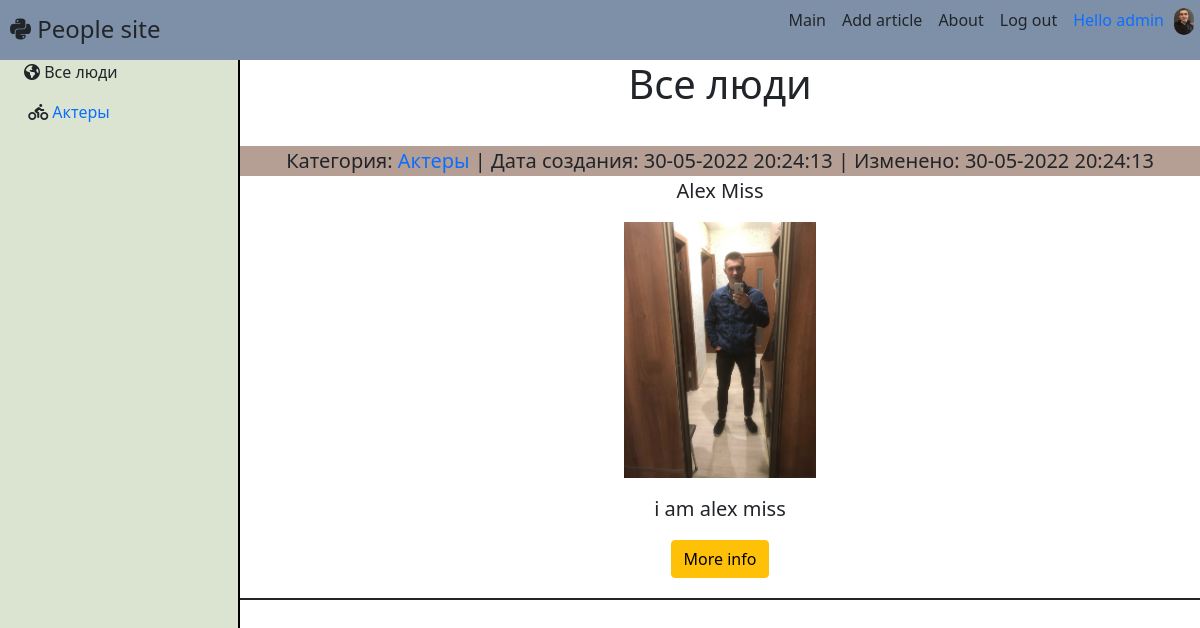
The page / (signed in) on the database its author committed.
### people/models.py (models this page shows, shortened)
class Category(models.Model):
    name = models.CharField(max_length=50, db_index=True, verbose_name='Название')
    slug = models.SlugField(max_length=50, unique=True, db_index=True, verbose_name='URL')
    logo = models.CharField(max_length=255, verbose_name='logo', null=True)
    def get_absolute_url(self):
        return reverse('category', kwargs={'cat_slug': self.slug})
    def get_html_logo(self):
        return mark_safe(f'{self.logo}')
    class Meta:
        verbose_name = 'category'
        verbose_name_plural = 'categories'
        ordering = ['name']

class CustomUser(AbstractUser):
    photo = models.ImageField(upload_to='photos/%Y/%m/%d/', verbose_name='Фото', null=True)
    slug = models.SlugField(max_length=50, unique=True, db_index=True, verbose_name='URL', null=True)
    context = models.TextField(verbose_name='Краткая информация', null=True)
    birthday = models.DateTimeField(verbose_name='Время создания', null=True)
    class Meta:
        verbose_name = 'User'
        verbose_name_plural = 'Users'
    def get_absolute_url(self):
        return reverse('user_detail', kwargs={'user_slug': self.slug})

class People(models.Model):
    title = models.CharField(max_length=50, verbose_name='Имя')
    slug = models.SlugField(max_length=50, unique=True, db_index=True, verbose_name='URL')
    content = models.TextField(blank=True, verbose_name='Контент')
    photo = models.ImageField(upload_to='photos/%Y/%m/%d/', verbose_name='Фото')
    time_create = models.DateTimeField(auto_now_add=True, verbose_name='Время создания')
    time_update = models.DateTimeField(auto_now=True)
    is_published = models.BooleanField(default=True, verbose_name='Опубликовать')
    cat = models.ForeignKey('Category', on_delete=models.PROTECT, verbose_name='Категория')
    class Meta:
        verbose_name = 'People'
        verbose_name_plural = 'Peoples'
        ordering = ['-time_create', 'title']
    def get_absolute_url(self):
        return reverse('people_detail', kwargs={'people_slug': self.slug})

### people/views.py (the view)
# urls.py: path('', HomeListView.as_view(), name='main'),
class HomeListView(DataMixin, ListView):
    model = People
    template_name = 'people/index.html'
    context_object_name = 'posts'
    def get_context_data(self, *, object_list=None, **kwargs):
        context = super().get_context_data(**kwargs)
        c_def = self.get_user_context(title='Все люди')
        context = dict(list(context.items()) + list(c_def.items()))
        return context
    def get_queryset(self):
        return People.objects.filter(is_published=True)

### people/templatetags/people_tags.py (called while the page is built)
@register.inclusion_tag('people/list_categories.html')
def show_categories(sort=None, is_selected=0):
    if not sort:
        cats = Category.objects.all()
        cats = cats.annotate(Count('people'))
    else:
        cats = Category.objects.order_by(sort)
        cats = cats.annotate(Count('people'))
    return {'cats': cats, 'is_selected': is_selected}

### people/utils.py (called while the page is built)
    def get_user_context(self, **kwargs):
        context = kwargs
        user_menu = menu.copy()
        if not self.request.user.is_authenticated:
            user_menu.pop(1)
        context['menu'] = user_menu
        if 'is_selected' not in context:
            context['is_selected'] = 0
        return context

### people/templates/people/index.html (shortened to what this page needs)
{% extends 'people/base.html' %}
{% block main %}
    <h1>{{title}}</h1><br>
    {% for el in posts %}
        <div class="people">
            <div class="article">
                <span>Категория: </span><a href="{{ el.cat.get_absolute_url }}">{{ el.cat.name }}</a>
                <span> | Дата создания: </span>{{ el.time_create|date:'d-m-Y H:i:s' }}
                <span> | Изменено: </span>{{ el.time_update|date:'d-m-Y H:i:s' }}
            </div>
            <p>{{ el.title }}</p>
            {% if el.photo %}
                <img src="{{ el.photo.url }}" width="20%"><br>
            {% endif %}
            <p>{{ el.content|linebreaks|truncatewords:25 }}</p>
            <a class="btn btn-warning" href="{{ el.get_absolute_url }}">More info</a>
        </div>
    {% endfor %}
{% endblock %}

### people/templates/people/base.html (shortened to what this page needs)
{% load static %}
{% load people_tags %}
<!DOCTYPE html>
<html lang="en">
<head>
    <link rel="stylesheet" href="{% static 'people/css/style.css' %}">
    <link rel="stylesheet" href="https://cdn.jsdelivr.net/npm/bootstrap@5.1.3/dist/css/bootstrap.min.css">
    </head>
<body>
<aside>
    {% show_categories 'name' is_selected %}
</aside>
<header>
    <div class="d-flex flex-column flex-md-row align-items-center mb-4">
      <a href="{% url 'main' %}" class="d-flex align-items-center text-dark text-decoration-none">
        <span class="fs-4"><i class="fa-brands fa-python"></i>  People site</span>
      </a>
      <nav class="d-inline-flex mt-2 mt-md-0 ms-md-auto">
          {% for el in menu %}
                <a class="me-3 py-2 text-dark text-decoration-none" href="{% url el.url_name %}">{{ el.title }}</a>
          {% endfor %}
          {% if not request.user.is_authenticated %}
                <a class="me-3 py-2 text-dark text-decoration-none" href="{% url 'sign_in' %}">Sign in</a>
                <a class="me-3 py-2 text-dark text-decoration-none" href="{% url 'register' %}">Register</a>
          {% else %}
                <a class="me-3 py-2 text-dark text-decoration-none" href="{% url 'logout' %}">Log out</a>
                <p class="me-3 py-2 text-dark text-decoration-none"><span class="color-username">
                    {% if user.photo %}<img id="user_photo" src="{{ user.photo.url }}" align="right">{% endif %}
                    <a href="{{ user.get_absolute_url }}">Hello {{ user.username }}</a></span>
                </p>
          {% endif %}
      </nav>
    </div>
</header>
<div class="home">
    <main>
        {% block main %}
        {% endblock %}
    </main>
</div>
</body>
</html>

### people/templates/people/list_categories.html
{% if is_selected == 0 %}
    <p><i class="fas fa-globe-americas"></i> Все люди</p>
{% else %}
    <p><i class="fas fa-globe-americas"></i><a href="{% url 'main' %}"> Все люди</a></p>
{% endif %}
<ul>
{% for el in cats %}
    {% if el.people__count > 0 %}
        {% if el.pk == is_selected %}
            <li>{{ el.get_html_logo }} {{ el.name }}</li>
        {% else %}
            <li>{{ el.get_html_logo }}<a href="{{ el.get_absolute_url }}"> {{ el.name }}</a></li>
        {% endif %}
    {% endif %}
{% endfor %}
</ul>

### people/static/people/css/style.css (style rules this page uses)
.home { height: 100%; background-color: white; }
.people { border-bottom: 2px solid; padding-bottom: 20px; }
aside { background-color: #DBE4D1; padding-top: 5%; padding-left: 2%; height: 100%; position: fixed; width: 20%; border-right: 2px solid black; }
.article { font-size: 20px; background-color: #B59E93; }
body aside ul { list-style: none; position: relative; right: 13%; }
ul { list-style: none; }
body a { text-decoration: none; }
header { position: fixed; height: 7.5%; background-color: #7E90A8; width: 100%; }
main { padding-top: 5%; width: 80%; margin-left: 20%; font-size: 20px; text-align: center; float: top; }
.fs-4 { margin-left: 10px; }
.color-username { color: green; }
#user_photo { position: relative; left: 10px; width: 20px; border-radius: 10px; }

### rows shown on the page
Category: name "Актеры"
CustomUser: photo (picture), username "admin"
People: cat.name "Актеры", time_create "30-05-2022 20:24:13", time_update "30-05-2022 20:24:13", title "Alex Miss", photo (picture), content "i am alex miss"

### other values the page prints
{{ el.title }} "Main" "Add article" "About"
{{ title }} "Все люди"
